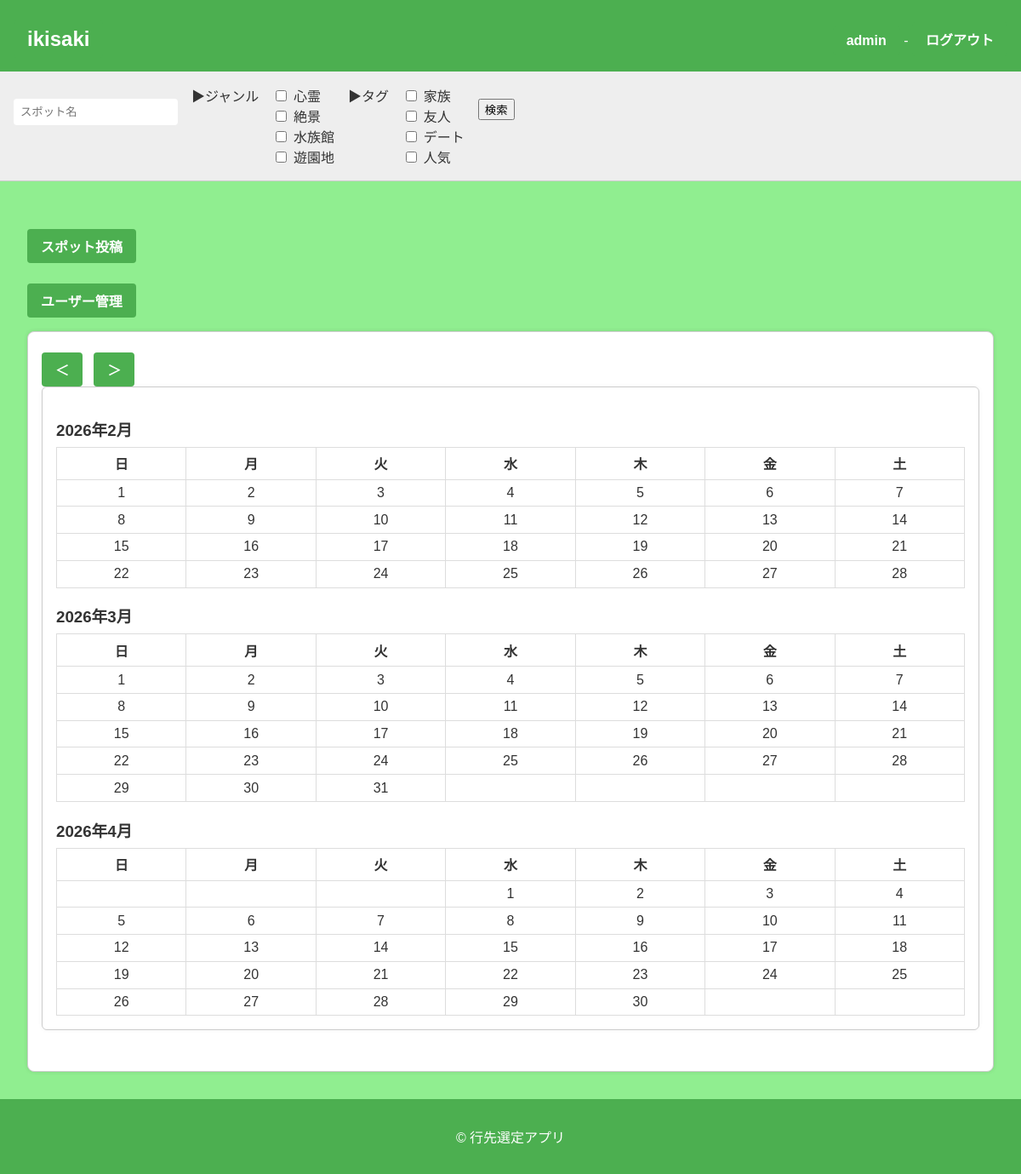
Page / (signed in) on the earlier database version.
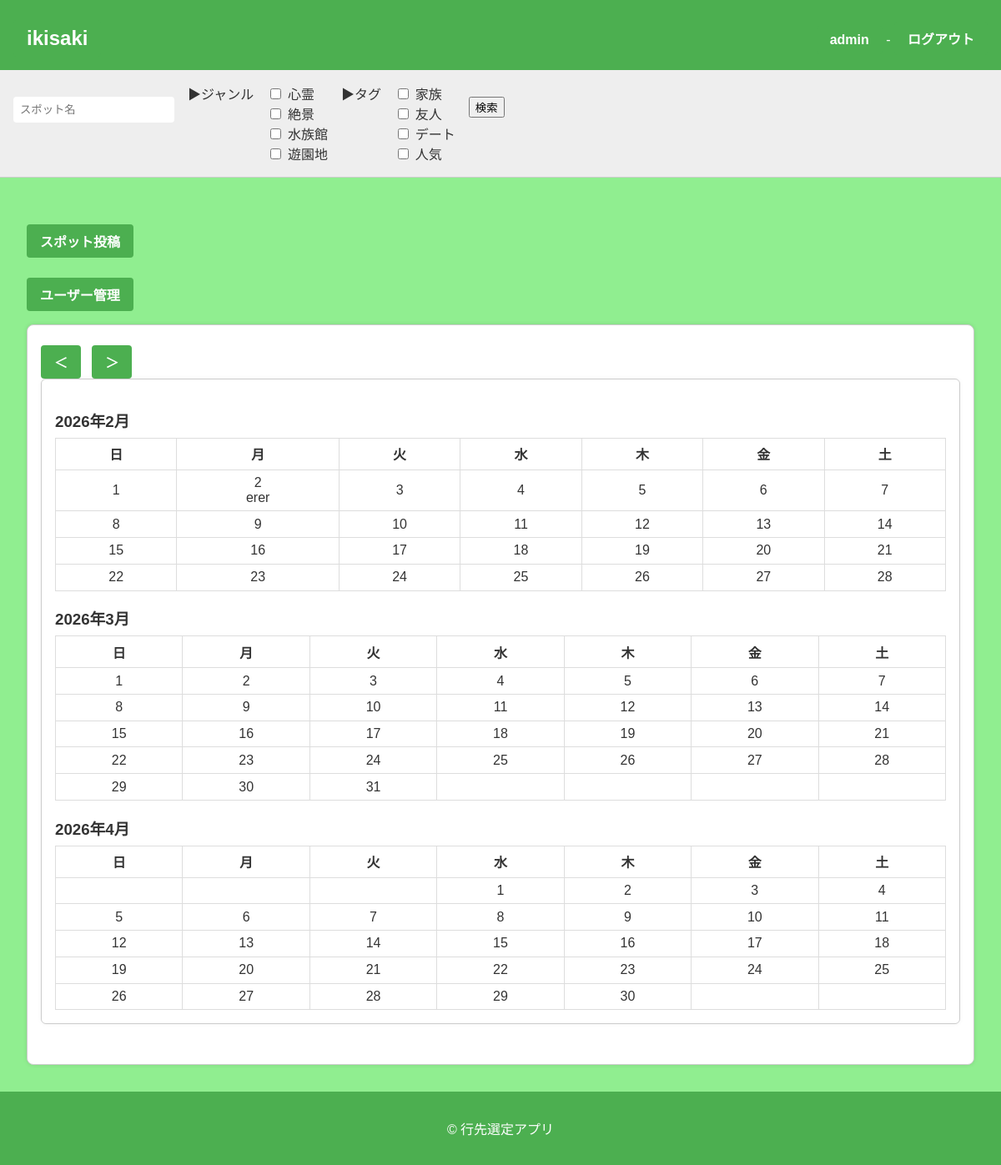
Same page on the later database version.
### apps/ikisaki/models.py (models this page shows, shortened)
class User(db.Model, UserMixin):
    __tablename__ = "user"
    user_id = db.Column(db.String, primary_key=True, unique=True, nullable=False)
    password_hash = db.Column(db.String, nullable=False)
    schedules = db.relationship("Schedule", back_populates="user", cascade="all, delete-orphan")
    @property
    def password(self):
        raise AttributeError("読み取り不可")

class Schedule(db.Model):
    __tablename__ = "schedule"
    user_id = db.Column(db.String, db.ForeignKey("user.user_id"), primary_key=True, nullable=False)
    ymd = db.Column(db.Date, primary_key=True, nullable=False)
    schedule = db.Column(db.String, nullable=False)
    user = db.relationship("User", back_populates="schedules")

### apps/ikisaki/views/index.py (the view)
@ikisaki.route("/")
@login_required
def index():
	ssform = SpotSearchForm()
	base_ym = request.args.get("ym", type=int)	# 6桁の年月（例: 202602）
	today = date.today()
	year = today.year
	month = today.month
	if base_ym:
		year = base_ym // 100	# 上4桁は年
		month = base_ym % 100	# 下2桁は月
	if month < 1 or month > 12:
		year = today.year
		month = today.month
	cal = calendar.Calendar(current_app.config["FIRST_WEEKDAY"])  # カレンダーの始まりの曜日
	months = []
	y, m = year, month
	for _ in range(current_app.config["VIEW_DATE"]):
		weeks = cal.monthdayscalendar(y, m)
		months.append({
			"year": y,
			"month": m,
			"weeks": weeks,
		})
		if m == 12:
			y += 1
			m = 1
		else:
			m += 1
	def add_months_ym(ym: int, delta: int) -> int:
		y = ym // 100
		m = ym % 100
		idx = y * 12 + (m - 1) + delta
		ny = idx // 12
		nm = idx % 12 + 1
		return ny * 100 + nm
	current_ym = year * 100 + month
	prev_ym = add_months_ym(current_ym, current_app.config["VIEW_DATE"] * -1)
	next_ym = add_months_ym(current_ym, current_app.config["VIEW_DATE"])
	start_date = date(months[0]["year"], months[0]["month"], 1)
	last = months[-1]
	end_date = date(last["year"], last["month"], calendar.monthrange(last["year"], last["month"])[1])
	schedules = (
		Schedule.query
		.filter(Schedule.user_id == current_user.user_id)
		.filter(Schedule.ymd >= start_date)
		.filter(Schedule.ymd <= end_date)
		.all()
	)
	schedule_map = {}
	for s in schedules:
		schedule_map[s.ymd] = s.schedule
	return render_template(
		"ikisaki/index.html",
		ssform=ssform,
		base_yearmonth=current_ym,   # 表示基準（YYYYMM）
		months=months,               # VIEW_DATEか月分
		weekday_labels=current_app.config["WEEKDAY_LABELS"],
		prev_yearmonth=prev_ym,
		next_yearmonth=next_ym,
		schedule_map=schedule_map,
		date=date,
		is_admin=is_admin(current_user.user_id),
	)

### apps/ikisaki/forms.py
class SpotSearchForm(FlaskForm):
	name = StringField(
		"スポット名",
	)
	submit = SubmitField("検索")

### apps/app.py (called while the page is built)
@login_manager.user_loader
def load_user(user_id):
    from apps.ikisaki.models import User
    try:
        return User.query.get(user_id)
    except ValueError:
        return None

### apps/ikisaki/utils.py (called while the page is built)
def is_admin(user_id):
	return (user_id in current_app.config["ADMIN_USER_ID"])

### apps/ikisaki/templates/ikisaki/index.html (shortened to what this page needs)
{% extends "ikisaki/base.html" %}
{% block content %}
<div>
	<p><a href="{{url_for('ikisaki.spot_upsert')}}" class="spotpost-button">スポット投稿</a></p>
	{% if is_admin is defined and is_admin %}
		<p><a href="{{url_for('ikisaki.user_list')}}" class="spotpost-button">ユーザー管理</a></p>
	{% endif %}
</div>
<section class="calendar-section">
	<div id="calendar">
		<div>
			<a href="{{ url_for('ikisaki.index', ym=prev_yearmonth) }}" class="spotpost-button">＜</a>
			<a href="{{ url_for('ikisaki.index', ym=next_yearmonth) }}" class="spotpost-button">＞</a>
		</div>
		<div class="month-block">
		{% for m in months %}
			<h3>{{ m.year }}年{{ m.month }}月</h3>
			<table>
				<thead>
				<tr>
					{% for w in weekday_labels %}
					<th>{{ w }}</th>
					{% endfor %}
				</tr>
				</thead>
				<tbody>
				{% for week in m.weeks %}
					<tr>
					{% for day in week %}
						<td>
							{% if day == 0 %}
							&nbsp;
							{% else %}
							{% set ymd_str = "%04d%02d%02d"|format(m.year, m.month, day) %}
							{% set d = date(m.year, m.month, day) %}
							<div class="day-cell" data-ymd="{{ ymd_str }}">
								<div class="day-num">{{ day }}</div>
								<div class="schedule-text">
								{% if d in schedule_map %}
									{{ schedule_map[d] }}
								{% endif %}
								</div>
							</div>
							{% endif %}
						</td>
					{% endfor %}
					</tr>
				{% endfor %}
				</tbody>
			</table>
		{% endfor %}
		</div>
	</div>
</section>
{% endblock %}

### apps/ikisaki/templates/ikisaki/base.html (shortened to what this page needs)
<!DOCTYPE html>
<html lang="ja">
<head>
    <link rel="stylesheet" href="{{ url_for('static', filename='css/home.css') }}">
</head>
<body>
    <header>
        <div class="header-container">
            <h1><a href="{{url_for('ikisaki.index')}}" class="spotpost-button">ikisaki</a></h1>
            {% if current_user.is_authenticated %}
                <div>
                    <span><a href="{{url_for('ikisaki.user_update')}}" class="spotpost-button">{{ current_user.user_id }}</a></span> -
                    <span><a href="{{ url_for('ikisaki.logout') }}" class="spotpost-button">ログアウト</a></span>
                </div>
            {% endif %}
        </div>
    </header>
    <nav class="genre-filter">
        {% if current_user.is_authenticated %}
            <form
                action="{{url_for('ikisaki.spot_search')}}"
                method="POST"
                enctype="multipart/form-data"
                novalidate="novalidate"
                class="search-form"
                >
                <p>{{ssform.name(value=name_kw, placeholder="スポット名")}}</p>
                <div>▶ジャンル</div>
                <div id="genre_ids">
                    {% for gid, gname in config["SPOT_LIST"].items() %}
                    {% set gid_str = gid|string %}
                    <label>
                        <input type="checkbox" name="genre_ids" value="{{ gid }}" {% if gid_str in genre_ids %}checked{% endif %}> {{ gname }}
                    </label>
                    {% endfor %}
                </div>
                <div>▶タグ</div>
                <div id="tags">
                    {% for tag in config["TAG_LIST"] %}
                    <label>
                        <input type="checkbox" name="tags" value="{{ tag }}" {% if tag in tags %}checked{% endif %}> {{ tag }}
                    </label>
                    {% endfor %}
                </div>
                <p>{{ssform.submit()}}</p>
            </form>
        {% endif %}
    </nav>
    <main>
        {% block content %}{% endblock %}
    </main>
    <footer>
        <p>&copy; 行先選定アプリ</p>
    </footer>
</body></html>

### apps/static/css/home.css (style rules this page uses)
body { font-family: 'Helvetica', 'Arial', sans-serif; margin: 0; padding: 0; background-color: #f9f9f9; color: #333; }
header { background-color: #4CAF50; color: white; padding: 1rem; }
.header-container { display: flex; justify-content: space-between; align-items: center; }
.header-container h1 { margin: 0; font-size: 1.5rem; }
.search-form { display: flex; gap: 0.5rem; }
.search-form input[type="text"] { padding: 0.5rem; border: none; border-radius: 4px; }
.genre-filter { background-color: #eee; padding: 1rem; border-bottom: 1px solid #ccc; }
.genre-filter form { display: flex; flex-wrap: wrap; gap: 1rem; }
.genre-filter label { display: flex; align-items: center; gap: 0.3rem; }
main { padding: 2rem; }
#calendar { background-color: white; border: 1px solid #ccc; padding: 1rem; min-height: 300px; box-shadow: 0 0 5px rgba(0,0,0,0.1); }
footer { background-color: #4CAF50; color: white; text-align: center; padding: 1rem; position: relative; bottom: 0; }
.spotpost-button { display: inline-block; padding: 0.5rem 1rem; background-color: #4CAF50; color: white; text-decoration: none; border-radius: 4px; font-weight: bold; margin-top: 0.5rem; }
#calendar { padding: 1rem; background-color: #fff; border-radius: 8px; }
.month-block { margin-bottom: 2rem; border: 1px solid #ccc; padding: 1rem; border-radius: 6px; box-shadow: 0 0 5px rgba(0,0,0,0.05); }
.month-block h3 { margin-bottom: 0.5rem; }
.month-block table { width: 100%; border-collapse: collapse; text-align: center; }
.month-block th, .month-block td { padding: 0.4rem; border: 1px solid #ddd; }
body { background-color: lightgreen; }

Differences in the rows shown:
added Schedule: schedule "erer"
Other differences:
list line gone: "2"
new list line: "2"
